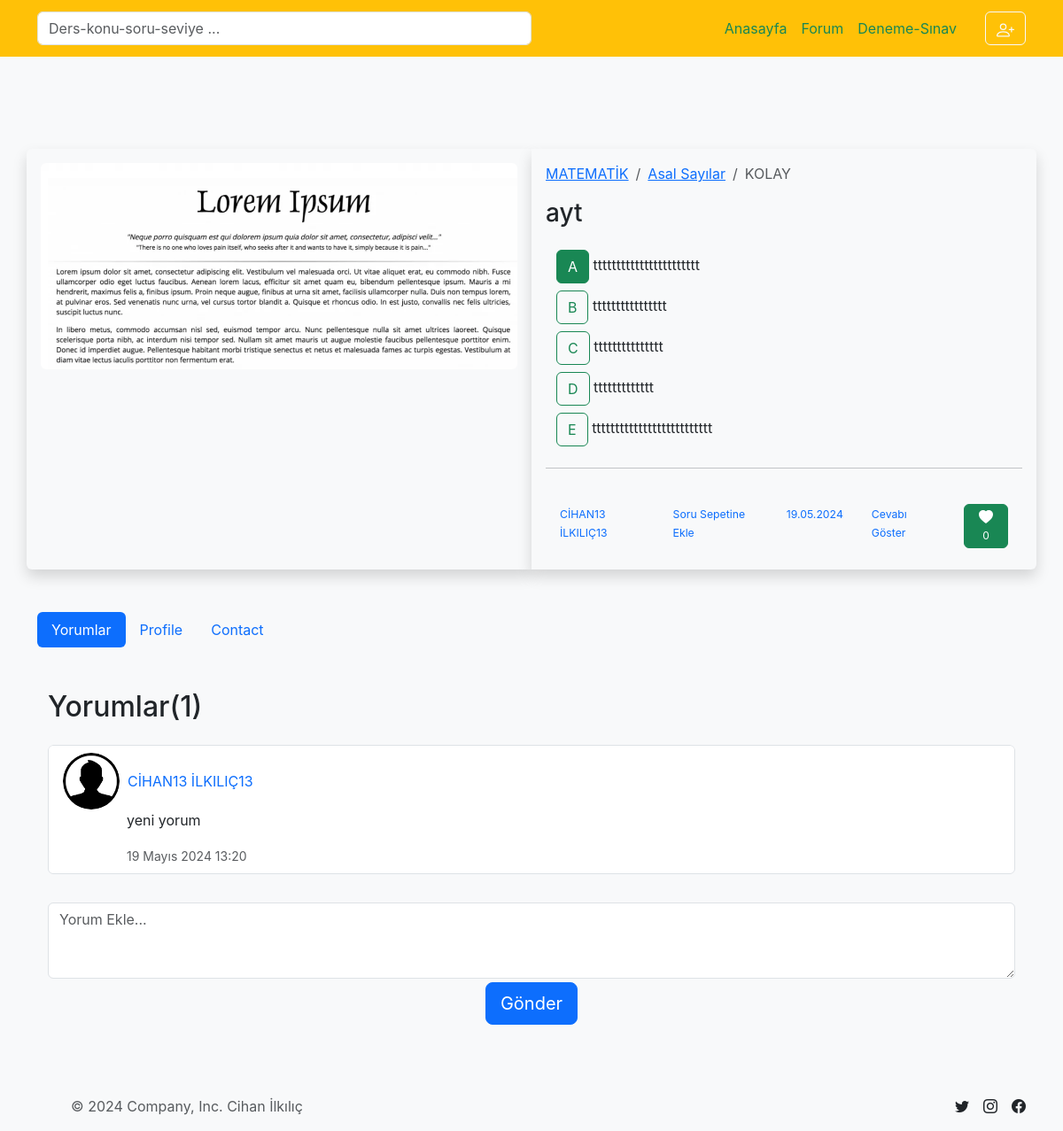
The page /question/question_detail/1/ on the database its author committed.
### question/models.py (models this page shows, shortened)
class Question(models.Model):
    author=models.ForeignKey(User,on_delete = models.CASCADE,verbose_name="Soruyu Yazan",related_name="question_author")# bunu django hazır kullanıcı tablosundan alıyoruz
    Lessons=models.CharField(verbose_name="Ders Adı",null=True,max_length=50)
    Question=models.TextField(verbose_name="Soru")
    Ticket=models.TextField(verbose_name="Çoktan Seçmeli İçin Etiket Adı",blank=True, null=True)
    Cell_1=models.TextField(verbose_name="HÜCRE 1",blank=True, null=True)
    Cell_2=models.TextField(verbose_name="HÜCRE 2",blank=True, null=True)
    Choice_A=models.TextField(verbose_name="A Şıkkı",blank=True, null=True)
    Choice_B=models.TextField(verbose_name="B Şıkkı",blank=True, null=True)
    Choice_C=models.TextField(verbose_name="C Şıkkı",blank=True, null=True)
    Choice_D=models.TextField(verbose_name="D Şıkkı",blank=True, null=True)
    Choice_E=models.TextField(verbose_name="E Şıkkı",blank=True, null=True)
    Answer=models.TextField(verbose_name="Cevap")
    Classroom=models.CharField(verbose_name="Kaçıncı Sınıf Sorusu?",null=True,blank=False,max_length=10)
    Topics_Name=models.CharField(max_length=100,verbose_name="Konu Adı",null=True)
    Question_Types=models.CharField(verbose_name='SORU TİPLERİ',null=True,max_length=20)
    Level = models.CharField(default="KOLAY", max_length=6, blank=True)
    Caption=models.TextField(verbose_name='Açıklama',blank=True, null=True, max_length=150)
    Question_Image=models.ImageField(upload_to='question_images/',blank=True, null=True, verbose_name="Soruya Fotoğraf Ekleyin")
    Created_Date=models.DateTimeField(auto_now=True,verbose_name="Oluşturma Tarihi")
    class Meta:
        verbose_name_plural = "SORU EKLEME"

class Comment(models.Model):
    question = models.ForeignKey(Question,on_delete = models.CASCADE,verbose_name="Yorum Yapılan Makale",related_name="comments")#Article Sınıfımız
    comment_author = models.ForeignKey(User,on_delete = models.CASCADE,verbose_name="YORUM YAPAN")#Yorum Yapanın ismi
    comment_content = models.TextField(blank=True, null=True,verbose_name="Yorum")
    created_date = models.DateTimeField(auto_now=True,verbose_name="Oluşturma Tarihi")
    class Meta:
        verbose_name_plural = "YORUM EKLEME"

### question/views.py (the view)
# urls.py: path('question_detail/<int:id>/', views.question_detail, name='question_detail'),
def question_detail(request, id):
    detail = get_object_or_404(Question, id=id)
    like_count = Like.objects.filter(question=id).count()
    comment_content_show = Comment.objects.filter(question=id)
    author_names = []  # Yazar adlarını tutmak için boş bir liste oluştur
    for comment in comment_content_show:
        author_avatar = None
        author_profile = Profile.objects.filter(author=comment.comment_author).first()  # Yorumun yazarına ait Profile nesnesini al
        if author_profile:
            comment.author_avatar_url = author_profile.avatars.url if author_profile.avatars else None
        author_name = f"{comment.comment_author.first_name} {comment.comment_author.last_name}"
        author_names.append(author_name)
    cnt = comment_content_show.count()
    context = {
        'detail': detail,
        'author_names': author_names,  # Yazar adlarını context içinde gönder
        'comment_content_show': comment_content_show,
        'cnt': cnt,
        'like_count': like_count
    }
    return render(request, 'question/question_detail.html', context)

### templates/question/question_detail.html (shortened to what this page needs)
{% include 'base/layout.html' %}
{% block body %}
  <div class="container mt-5">
    <div class="row">
        <div class="col-md-6 shadow p-3 mb-5 bg-body-tertiary rounded-start">
          {% if detail.Question_Image %}
            <img id="Question_Image" name="Question_Image" src="{{ detail.Question_Image.url }}" class="img-fluid rounded mb-4" alt="Product Image">
            {% endif %}
        </div>
        <div class="col-md-6 shadow p-3 mb-5 bg-body-tertiary rounded-end">
          <nav aria-label="breadcrumb">
            <ol class="breadcrumb">
              <li class="breadcrumb-item"><a href="#">{{ detail.Lessons}}</a></li>
              <li class="breadcrumb-item"><a href="#">{{ detail.Topics_Name}}</a></li>
              <li class="breadcrumb-item active" aria-current="page">{{ detail.Level}}</li>
            </ol>
          </nav>
            <h3 class="mb-4" style="word-wrap:break-word;">{{ detail.Question}}</h3>
            <div class="btn-group-vertical container" role="group" aria-label="Vertical radio toggle button group">
              {% if detail.Question_Types == "Çoktan Seçmeli" %}
              {% if detail.Choice_A %}
              <div class="mb-2">
                <label class="btn btn-outline-success" for="vbtn-radio1">A</label>
                <span>{{ detail.Choice_A }}</span>
              </div>
              {% endif %}
              {% if detail.Choice_B %}
              <div class="mb-2">
                <label class="btn btn-outline-success" for="vbtn-radio2">B</label>
                <span>{{ detail.Choice_B }}</span>
              </div>
              {% endif %}
              {% if detail.Choice_C %}
              <div class="mb-2">
                <label class="btn btn-outline-success" for="vbtn-radio3">C</label>
                <span>{{ detail.Choice_C }}</span>
              </div>
              {% endif %}
              {% if detail.Choice_D %}
              <div class="mb-2">
                <label class="btn btn-outline-success" for="vbtn-radio4">D</label>
                <span>{{ detail.Choice_D }}</span>
              </div>
              {% endif %}
              {% if detail.Choice_E %}
              <div class="mb-2">
                <label class="btn btn-outline-success" for="vbtn-radio5">E</label>
                <span>{{ detail.Choice_E }}</span>
              </div>
              {% endif %}
            </div>
            {% endif %}
            <hr>
            <div class="d-flex justify-content-start">
              <div class="px-3">
                <p class="small text-muted mb-0 text-uppercase"><a class="small text-decoration-none" href="{% url "user:User_Profil" detail.author_id %}">{{detail.author.first_name}} {{detail.author.last_name}}</a></p>
              </div>
              <div class="px-3">
                <p class="small text-muted-info mb-0"><a class="small text-decoration-none saveButton" href="" data-user-id="{{detail.id}}">Soru Sepetine Ekle</a></p>
              </div>
              <div class="px-3 mb-2">
                <p class="small text-muted-info mb-0"><a class="small text-decoration-none" data-bs-toggle="modal" data-bs-target="#exampleModal" data-bs-whatever="@getbootstrap" href="#!">{{detail.Created_Date|date:"d.m.Y"}}</a></p>
              </div>
              <div class="px-3 mb-2">
                <p class="small text-muted-success mb-0"><a class="small text-decoration-none" id="btnanswer"  data-bs-toggle="modal" data-bs-target="#exampleModal" data-bs-whatever="@getbootstrap" href="#!">Cevabı Göster</a></p>
              </div>
              {% if user.is_authenticated %}
              <div class="px-3 mb-2">
                <p class="mb-1 h5 mt-4"></p>
                <button  class="btn btn-success" style="--bs-btn-padding-y: .25rem; --bs-btn-padding-x: .5rem; --bs-btn-font-size: .75rem;" id="like-btn" type="submit"data-questionid="{{ detail.pk }}" data-bs-toggle="modal" data-bs-target="#exampleModal" data-bs-whatever="@mdo">
              <span class="badge  ml-2 text-white">
                <svg xmlns="http://www.w3.org/2000/svg" width="16" height="16" fill="currentColor" class="bi bi-heart-fill" viewBox="0 0 16 16">
                  <path fill-rule="evenodd" d="M8 1.314C12.438-3.248 23.534 4.735 8 15-7.534 4.736 3.562-3.248 8 1.314"/>
                </svg>
                </span>
                <span id="like-count">{{ question.likes.count }}</span>
              </button>
              </div>
              {% else %}
             <div class="px-3 mb-2">
                <button  class="btn btn-success" style="--bs-btn-padding-y: .25rem; --bs-btn-padding-x: .5rem; --bs-btn-font-size: .75rem;"  >
              <span class="badge  ml-2 text-white">
                <svg xmlns="http://www.w3.org/2000/svg" width="16" height="16" fill="currentColor" class="bi bi-heart-fill" viewBox="0 0 16 16">
                  <path fill-rule="evenodd" d="M8 1.314C12.438-3.248 23.534 4.735 8 15-7.534 4.736 3.562-3.248 8 1.314"/>
                </svg>
                </span>
                <span >{{ like_count }}</span>
              </button>
              </div>
              {% endif %}
            </div>
        </div>
    </div>
</div>
  <div class="container bg-light">
    <ul class="nav nav-pills mb-3" id="pills-tab" role="tablist">
      <li class="nav-item" role="presentation">
        <button class="nav-link active" id="pills-home-tab" data-bs-toggle="pill" data-bs-target="#pills-home" type="button" role="tab" aria-controls="pills-home" aria-selected="true">Yorumlar</button>
      </li>
      <li class="nav-item" role="presentation">
        <button class="nav-link" id="pills-profile-tab" data-bs-toggle="pill" data-bs-target="#pills-profile" type="button" role="tab" aria-controls="pills-profile" aria-selected="false">Profile</button>
      </li>
      <li class="nav-item" role="presentation">
        <button class="nav-link" id="pills-contact-tab" data-bs-toggle="pill" data-bs-target="#pills-contact" type="button" role="tab" aria-controls="pills-contact" aria-selected="false">Contact</button>
      </li>
    </ul>
    <div class="tab-content" id="pills-tabContent">
      <div class="tab-pane fade show active" id="pills-home" role="tabpanel" aria-labelledby="pills-home-tab">
        <div class="container mt-5">
          <h2 class="text-start mb-4">Yorumlar({{cnt}})</h2>
          <ul class="list-group" style="max-height: 500px; overflow-y: auto;">
            {% for comm in comment_content_show %}
            <li class="list-group-item mb-2">
              <div class="media">
                <div class="d-flex align-items-center">
                  {% if comm.author_avatar_url %}
                  <img src="{{ comm.author_avatar_url }}" class="mr-3 rounded-circle" style="width: 64px; height: 64px;">
                  {% else %}
                  <img src="https://i.tmgrup.com.tr/gq/original/17-06/22/user_male_circle_filled1600.png" class="mr-3 rounded-circle" style="width: 64px; height: 64px;">
                  {% endif %}
                  <div class="media-body">
                      <p class="text-uppercase mb-0">
                          <a class="link-offset-2 link-offset-3-hover link-underline link-underline-opacity-0 link-underline-opacity-75-hover" href="{% url "user:User_Profil" comm.comment_author.pk %}">
                            &nbsp; {{ comm.comment_author.first_name }} {{ comm.comment_author.last_name }}
                          </a>
                      </p>
                </div>
              </div>
              <div class="d-flex align-items-center">
                &nbsp; &nbsp; &nbsp; &nbsp; &nbsp; &nbsp; &nbsp; &nbsp;&nbsp;<p class="mt-0">{{ comm.comment_content }}</p>
            </div>
            <div class="d-flex align-items-center">
              &nbsp; &nbsp; &nbsp; &nbsp; &nbsp; &nbsp; &nbsp; &nbsp;&nbsp;<small class="text-muted">{{ comm.created_date }}</small>
          </div>
              </div>
            </li>
            {% endfor %}
          </ul>
          <div class="mt-4">
            <form method="post" action="{% url 'question:add_comment' detail.id %}">
              <div class="form-group mb-1">
                <textarea class="form-control" name="comment_content" rows="3" placeholder="Yorum Ekle..."></textarea>
              </div>
              <div class="d-flex justify-content-center mt-1">
                <button type="submit" class="btn btn-primary btn-block  btn-lg">Gönder</button>
              </div>
            </form>
          </div>
        </div>
      </div>
    </div>
      </div>
  {% endblock body %}
{% include 'base/footer.html' %}

### templates/base/layout.html (shortened to what this page needs)
<!doctype html>
<html lang="tr">
  <head>
    <link rel="stylesheet" href="https://cdn.jsdelivr.net/npm/bootstrap-icons@1.10.5/font/bootstrap-icons.css">
    <link href="https://cdn.jsdelivr.net/npm/bootstrap@5.3.1/dist/css/bootstrap.min.css" rel="stylesheet">
  </head>
  <body>
{% include 'base/navbar.html' %}
{% block body %}
<ul id="totalCount"class="py-4 container text-center"></ul>
{% endblock body %}
  </body>
</html>

### templates/base/navbar.html (shortened to what this page needs)
    <section class=" mb-5">
        <nav class="navbar navbar-expand-lg navbar-dark bg-warning mb-3 fixed-top">
            <div class="container">
                <a class="navbar-brand w-50" href="#">
                        <input  class="form-control me-2" id="search"  list="datalistOptions" placeholder="Ders-konu-soru-seviye ..." aria-label="Search">
                </a>
                <div class="order-lg-last flex-grow-1 flex-lg-grow-0 text-end">
                    <button class="btn btn-outline-light ms-2" type="button" data-bs-toggle="offcanvas" data-bs-target="#offcanvasUser" aria-controls="offcanvasUser">
                    </button>
                </div>
                <div class="offcanvas offcanvas-end offcanvas-light" data-bs-hideresize="true" tabindex="-1" id="offcanvasNavbarExample-more-offcanvas" aria-labelledby="offcanvasNavbarExample-more-offcanvasLabel">
                    <div class="offcanvas-body">
                        <ul class="navbar-nav justify-content-end flex-grow-1 pe-3">
                            <li class="nav-item">
                                <a class="nav-link active text-success" aria-current="page" href="{% url 'quizbox:index' %}">Anasayfa</a>
                            </li>
                            <li class="nav-item">
                                <a class="nav-link text-success" href="{% url 'forum:discover' %}">Forum</a>
                            </li>
                            <li class="nav-item">
                                <a class="nav-link active text-success" aria-current="page" href="{% url 'testing_and_exam:testing_and_exam' %}">Deneme-Sınav</a>
                            </li>
                        </ul>
                    </div>
                </div>
            </div>
        </nav>
    </section>
    <div class="container">
        <div class="row justify-content-center">
            <div class="col-md-6">
            </div>
        </div>
    </div>

### templates/base/footer.html (shortened to what this page needs)
      <footer class="fixed-bottom bg-light">
        <div class="container py-3">
          <div class="row justify-content-between align-items-center">
            <div class="col-md-4 d-flex align-items-center">
              <a href="/" class="mb-3 me-2 mb-md-0 text-muted text-decoration-none lh-1">
                <svg class="bi" width="30" height="24"><use xlink:href="#bootstrap"/></svg>
              </a>
              <span class="text-muted">&copy; 2024 Company, Inc. Cihan İlkılıç</span>
            </div>
            <ul class="nav col-md-4 justify-content-end list-unstyled d-flex">
              <li class="ms-3"><a class="link-dark icon-link icon-link-hover" href="#"><i class="bi bi-twitter"></i></a></li>
              <li class="ms-3"><a class="link-dark icon-link icon-link-hover" href="#"><i class="bi bi-instagram"></i></a></li>
              <li class="ms-3"><a class="link-dark icon-link icon-link-hover" href="#"><i class="bi bi-facebook"></i></a></li>
            </ul>
          </div>
        </div>
      </footer>

### templates/base/navbar.html (style rules this page uses)
body { font-family: -apple-system, BlinkMacSystemFont, 'Segoe UI', Roboto, Oxygen, Ubuntu, Cantarell, 'Open Sans', 'Helvetica Neue', sans-serif; background-color: #f8f9fa; padding-top: 20px; }

### rows shown on the page
Question: Question_Image (picture), Lessons "MATEMATİK", Topics_Name "Asal Sayılar", Level "KOLAY", Question "ayt", Choice_A "ttttttttttttttttttttttt", Choice_B "tttttttttttttttt", Choice_C "ttttttttttttttt", Choice_D "ttttttttttttt", Choice_E "tttttttttttttttttttttttttt", author.first_name "CIHAN13", author.last_name "ILKILIÇ13", Created_Date "19.05.2024"
Comment: comment_author.first_name "CIHAN13", comment_author.last_name "ILKILIÇ13", comment_content "yeni yorum", created_date "19 Mayıs 2024 13:20"

### other values the page prints
{{ like_count }} "0"
{{ cnt }} "1"
